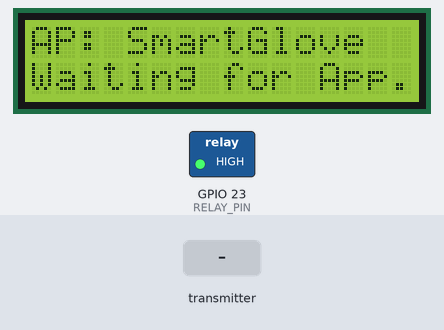
A sketch run on a simulated ESP32. Parts: 16×2 character LCD, switched loads named in the sketch (green lamp = pin HIGH). The inputs (shaded band) are chosen by the test bench. What the sketch prints to the serial monitor is not drawn.

Above: at 1.9 s.
2.0 s: the transmitter starts sending state = 0
At 2.4 s:
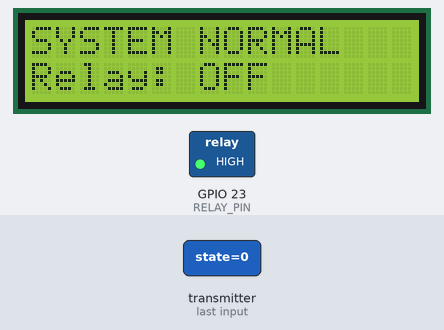
3.5 s: the transmitter starts sending state = 1
At 4.7 s:
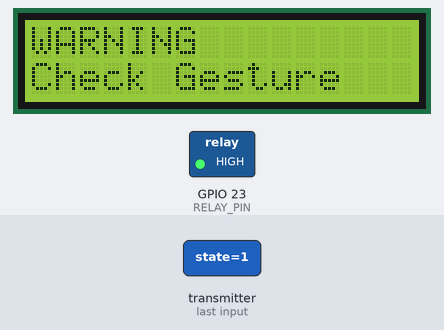
Timing chart, 0 to 6.5 s (numbered marks = the images above; inputs shaded):
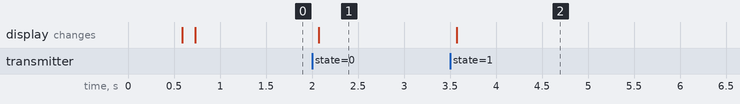

Measured:
- after the input at 2.0 s, the display: changes after 0.07 s (image 1)
- after the input at 3.5 s, the display: changes after 0.07 s (image 2)

The sketch:

EspnowRecieverTest.ino
```cpp
/*
 * ============================================================
 *  SmartGlove — RECEIVER (WiFi AP + WebSockets Gateway ESP32)
 *
 *  Receives gesture state from Transmitter via ESP-NOW,
 *  controls relay + LCD, and broadcasts status via WebSockets
 *  to the Flutter SmartGlove app.
 *
 *  WiFi AP Details:
 *    SSID: SmartGlove_AP
 *    Pass: (None, open network to ensure easy connection)
 *    IP:   192.168.4.1
 *    WebSocket Port: 81
 *
 *  Notify format (aligned with Flutter GloveData.fromRaw):
 *    "NORMAL|OFF"
 *    "WARNING|OFF"
 *    "HELP NEEDED|ON"
 *
 *  WIRING:
 *    LCD SDA → GPIO 21
 *    LCD SCL → GPIO 22
 *    Relay   → GPIO 23 (LOW = relay ON for active-low relay)
 *  ============================================================
 */

#include <esp_now.h>
#include <WiFi.h>
#include <esp_wifi.h>
#include <Wire.h>
#include <LiquidCrystal_I2C.h>
#include <WebSocketsServer.h> // Make sure to install "WebSockets" by Markus Sattler in Arduino Library Manager

// ── Pin definitions ──────────────────────────────────────────
#define RELAY_PIN 23

// ── LCD ──────────────────────────────────────────────────────
LiquidCrystal_I2C lcd(0x27, 16, 2);

// ── WebSocket Server ─────────────────────────────────────────
WebSocketsServer webSocket = WebSocketsServer(81);
bool clientConnected = false;

// ── Message struct (must match Transmitter) ──────────────────
typedef struct {
  int state;      // 0=NORMAL, 1=WARNING, 2=HELP NEEDED
  int relayState; // 0=OFF, 1=ON
} Message;

Message incomingData;
int lastState = -1;

// Format: "STATUS|RELAY" — e.g. "NORMAL|OFF"
String currentStatus = "NORMAL|OFF";

// ── WebSocket Event Callback ─────────────────────────────────
void webSocketEvent(uint8_t num, WStype_t type, uint8_t * payload, size_t length) {
  switch(type) {
    case WStype_DISCONNECTED:
      Serial.printf("[WebSocket] [%u] Disconnected!\n", num);
      clientConnected = false;
      break;
    case WStype_CONNECTED:
      {
        IPAddress ip = webSocket.remoteIP(num);
        Serial.printf("[WebSocket] [%u] Connected from %d.%d.%d.%d\n", num, ip[0], ip[1], ip[2], ip[3]);
        clientConnected = true;

        // Push the immediate status when Flutter connects
        webSocket.sendTXT(num, currentStatus);
        Serial.printf("[WebSocket] Sent initial status: %s\n", currentStatus.c_str());
      }
      break;
    case WStype_TEXT:
      // We don't expect messages from flutter, but if we log them:
      Serial.printf("[WebSocket] [%u] Received text: %s\n", num, payload);
      break;
  }
}

// ── ESP-NOW receive callback ─────────────────────────────────
void onReceive(const esp_now_recv_info *info, const uint8_t *data, int len) {
  Serial.println("[ESP-NOW] ← Packet received");

  if (len != sizeof(incomingData)) {
    Serial.printf("[ESP-NOW] ERROR: packet size %d\n", len);
    return;
  }

  memcpy(&incomingData, data, sizeof(incomingData));

  // Only act on state change
  if (incomingData.state == lastState) {
    return;
  }

  lcd.clear();

  if (incomingData.state == 2) {
    // ── HELP NEEDED ──────────────────────────────────────
    digitalWrite(RELAY_PIN, LOW);   // Active-low relay → ON
    currentStatus = "HELP NEEDED|ON";

    lcd.setCursor(0, 0);
    lcd.print("HELP NEEDED");
    lcd.setCursor(0, 1);
    lcd.print("Relay: ON");

    Serial.println("[STATE] → HELP NEEDED  |  Relay: ON");

  } else if (incomingData.state == 1) {
    // ── WARNING ───────────────────────────────────────────
    digitalWrite(RELAY_PIN, HIGH);  // Relay OFF
    currentStatus = "WARNING|OFF";

    lcd.setCursor(0, 0);
    lcd.print("WARNING");
    lcd.setCursor(0, 1);
    lcd.print("Check Gesture");

    Serial.println("[STATE] → WARNING  |  Relay: OFF");

  } else {
    // ── NORMAL ────────────────────────────────────────────
    digitalWrite(RELAY_PIN, HIGH);  // Relay OFF
    currentStatus = "NORMAL|OFF";

    lcd.setCursor(0, 0);
    lcd.print("SYSTEM NORMAL");
    lcd.setCursor(0, 1);
    lcd.print("Relay: OFF");

    Serial.println("[STATE] → NORMAL  |  Relay: OFF");
  }

  lastState = incomingData.state;

  // Broadcast to all connected WebSockets
  webSocket.broadcastTXT(currentStatus);
  Serial.printf("[WebSocket] Broadcasted: %s\n", currentStatus.c_str());
}

// ── Setup ─────────────────────────────────────────────────────
void setup() {
  Serial.begin(115200);
  delay(500);
  Serial.println("\n==============================================");
  Serial.println("  SmartGlove RECEIVER — Starting up");
  Serial.println("==============================================");

  pinMode(RELAY_PIN, OUTPUT);
  digitalWrite(RELAY_PIN, HIGH);

  Wire.begin();
  lcd.init();
  lcd.backlight();
  lcd.setCursor(0, 0);
  lcd.print("SmartGlove");
  lcd.setCursor(0, 1);
  lcd.print("Starting...");

  // ── WiFi AP + ESP-NOW Setup ────────────────────────────────
  // Required: start WiFi as Access Point + Station simultaneously
  // AP so the phone can connect, STA so ESP-NOW works smoothly.
  WiFi.mode(WIFI_AP_STA);
  WiFi.disconnect();
  delay(100);

  // Lock to Channel 1
  esp_wifi_set_promiscuous(true);
  esp_wifi_set_channel(1, WIFI_SECOND_CHAN_NONE);
  esp_wifi_set_promiscuous(false);

  // Setup Hotspot
  WiFi.softAP("SmartGlove_AP", "", 1, 0, 4); // SSID, No Password, Channel 1, Unhidden, Max 4 clients
  IPAddress IP = WiFi.softAPIP();

  String wifiMac = WiFi.macAddress();
  Serial.print("[WiFi] *** WIFI/ESP-NOW MAC (put this in Transmitter receiverMAC[]): ");
  Serial.println(wifiMac);
  Serial.print("[WiFi] Access Point Ready at IP: ");
  Serial.println(IP);

  if (esp_now_init() != ESP_OK) {
    Serial.println("[ESP-NOW] ERROR: init failed!");
    while (true) delay(1000);
  }
  esp_now_register_recv_cb(onReceive);
  Serial.println("[ESP-NOW] Initialized OK");

  // ── WebSocket Setup ────────────────────────────────────────
  webSocket.begin();
  webSocket.onEvent(webSocketEvent);
  Serial.println("[WebSocket] Server started on port 81");

  lcd.clear();
  lcd.setCursor(0, 0);
  lcd.print("AP: SmartGlove");
  lcd.setCursor(0, 1);
  lcd.print("Waiting for App.");

  Serial.println("==============================================");
  Serial.println("  Setup complete. Waiting for ESP-NOW + App.");
  Serial.println("==============================================\n");
}

void loop() {
  webSocket.loop(); // Must run continuously to process sockets
}
```
